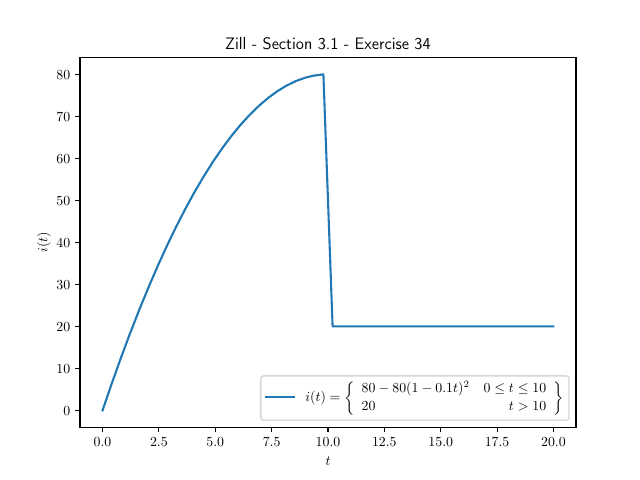

Generate this figure with Python:
# Zill - Differential Equations with Boundary-Value Problems
# Section 3.1 - Exercise 34
import numpy as np
import matplotlib.pyplot as plt
from matplotlib import rcParams

# set parameters for latex encoding/packages
rcParams['text.usetex'] = True
rcParams['text.latex.preamble'] = r"""
\usepackage{amsthm}
\usepackage{amsmath}
\usepackage{amssymb}
\usepackage{amsfonts}
\usepackage{mathtools}
\usepackage[T1]{fontenc}
\usepackage[utf8]{inputenc}
"""

# sample of interval [0,inf)
t = np.linspace(0, 20)

# continuous function of solution A(t)
funcs = []
funcs.append(lambda t: 80 - 80*(1-0.1*t)**2)
funcs.append(lambda t: 20)

def i(t):
    return np.piecewise(t, [t <= 10, t > 10], funcs)

# plot figure and axes
fig, ax = plt.subplots()
eq = r'$i(t)=\left\{\begin{array}{lr} 80 - 80(1-0.1t)^{2} & 0 \leq t \leq 10 \\ 20 & t > 10\end{array} \right\}$'
solution = ax.plot(t, i(t), label=eq)

# add title and label
ax.set_title("Zill - Section 3.1 - Exercise 34")
ax.set_xlabel("$t$")
ax.set_ylabel("$i(t)$")
ax.legend()

# show plot
plt.show()

# save plot
fig.savefig("ch03_01_ex34.pdf")
